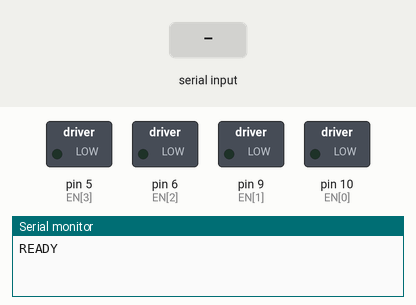
A sketch run on a simulated Arduino Uno, built with avr-gcc and run on an emulated ATmega328P. Parts: switched loads named in the sketch (green lamp = pin HIGH), the last lines printed to the serial monitor. The inputs (shaded band) are chosen by the test bench.

Above: at 2.2 s.
2.3 s: "g" received over Serial
At 3.2 s:
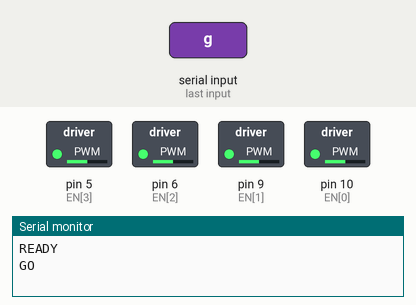
3.8 s: "t" received over Serial
At 4.3 s:
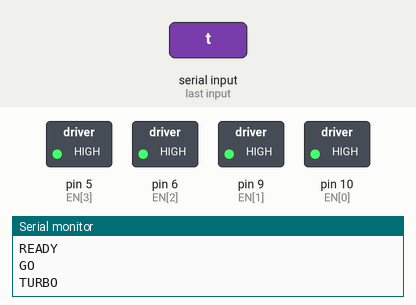
5.3 s: "w" received over Serial
At 6.1 s:
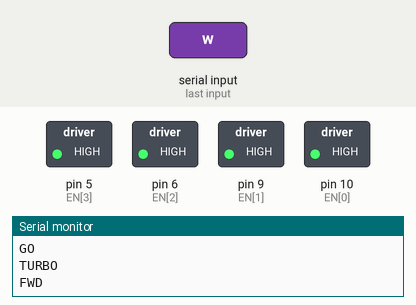
6.8 s: "s" received over Serial
At 7.2 s:
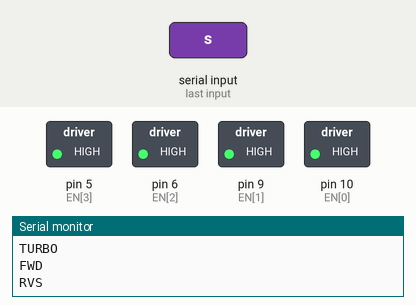
Timing chart, 0 to 9.8 s (numbered marks = the images above; inputs shaded):
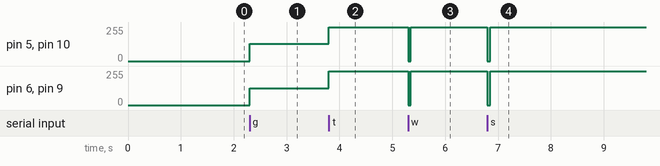

The sketch:

PipeRobot.ino
```cpp
// Enable pins
static const byte EN[] = { 10, 9, 6, 5 };
// Phase pins
static const byte PH[] = { 12, 11, 8, 7 };

// Motor indices
static const byte FL = 1;
static const byte FR = 0;
static const byte RL = 2;
static const byte RR = 3;

// Directions
static const bool FWD = 0;
static const bool RVS = 1;

// Turning modifier
static const short MOD = 32;

// Axle parameters
short FD = 127;
short RD = 127;

// Direction flags
bool DIR = 0;

// Running flag
bool RUN = 0;

// Turbo flag
bool TURBO = 0;


void modAxle( short& axle, short val) {
  axle += val;
  if( axle < 0 ) axle = 0;
  else if ( axle > 255 ) axle = 255;
}

void revDelay() {
  for( byte m = 0; m < 4; ++m ) {
    analogWrite( EN[m], 0 );
  }
  delay(50);
}


void go() {
  RUN = !RUN;
  if( !RUN ) {
    analogWrite( EN[FL], 0 );
    analogWrite( EN[FR], 0 );
    analogWrite( EN[RL], 0 );
    analogWrite( EN[RR], 0 );
  }
  Serial.println( "GO" );
}

void turbo() {
  TURBO = !TURBO;
  Serial.println( "TURBO" );
}


void forward() {
  DIR = FWD;
  revDelay();
  Serial.println( "FWD" );
}

void back() {
  DIR = RVS;
  revDelay();
  Serial.println( "RVS" );
}

void left() {
  modAxle( FD, -MOD );
  modAxle( RD, MOD );
  Serial.println( "LFT" );
}

void right() {
  modAxle( FD, MOD );
  modAxle( RD, -MOD );
  Serial.println( "RGT" );
}


void setup() {
  Serial.begin(9600);
  delay(1000);
  Serial.println( "READY" );
}

void loop() {

  while( Serial.available() ) {
    char c = Serial.read();
    switch(c) {
      case 'g': go(); break;
      case 't': turbo(); break;

      case 'w': forward(); break;
      case 's': back(); break;
      case 'a': left(); break;
      case 'd': right(); break;
    }
  }

  if( RUN ){
    for( byte m = 0; m < 4; ++m ) {
      digitalWrite( PH[m], DIR );
    }

    analogWrite( EN[FL], (TURBO ? 255 : (byte)FD) );
    analogWrite( EN[FR], (TURBO ? 255 : (byte)(255-FD)) );

    analogWrite( EN[RL], (TURBO ? 255 : (byte)RD) );
    analogWrite( EN[RR], (TURBO ? 255 : (byte)(255-RD)) );
  }
}
```

Measured:
- after the input at 2.3 s, pin 5 (EN[3]), pin 10 (EN[0]): 0/255 → 128/255 at once; pin 6 (EN[2]), pin 9 (EN[1]): 0/255 → 127/255 at once
- after the input at 3.8 s, pin 5 (EN[3]), pin 10 (EN[0]): 128/255 → 255/255 at once; pin 6 (EN[2]), pin 9 (EN[1]): 127/255 → 255/255 at once
- after the input at 5.3 s, pin 5 (EN[3]), pin 6 (EN[2]), pin 9 (EN[1]), pin 10 (EN[0]): 255/255 → 0/255 at once, → 255/255 0.05 s later
- after the input at 6.8 s, pin 5 (EN[3]), pin 6 (EN[2]), pin 9 (EN[1]), pin 10 (EN[0]): 255/255 → 0/255 at once, → 255/255 0.05 s later
